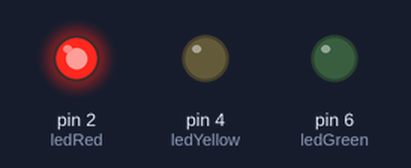
Simulated run of this sketch. Board: Arduino Uno, built with avr-gcc and run on an emulated ATmega328P. Shown: output pins drawn as LEDs (lit = HIGH).

Above: at 0.2 s.
At 0.7 s:
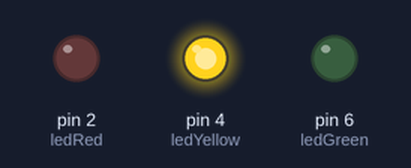
At 2.7 s:
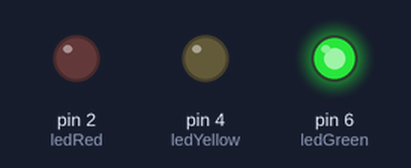
Timing chart, 0 to 3.5 s (numbered marks = the images above):
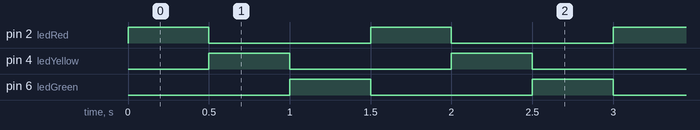

Measured:
- by itself, pin 2 (ledRed), pin 4 (ledYellow), pin 6 (ledGreen): alternates HIGH for 0.50 s and LOW for 1.0 s
- by itself, everything shown: repeats every 1.5 s, in 3 steps

The sketch:

traffic_lights.ino
```cpp
const int ledRed = 2;
const int ledYellow = 4;
const int ledGreen = 6;
const int timeDelay = 500;

void setup()
{
	// put your setup code here, to run once:
	pinMode(ledRed, OUTPUT);
	pinMode(ledYellow, OUTPUT);
	pinMode(ledGreen, OUTPUT);
}

void loop()
{
	// put your main code here, to run repeatedly:

	digitalWrite(ledRed, HIGH);
	digitalWrite(ledGreen, LOW);

	delay(timeDelay);

	digitalWrite(ledRed, LOW);
	digitalWrite(ledYellow, HIGH);

	delay(timeDelay);

	digitalWrite(ledYellow, LOW);
	digitalWrite(ledGreen, HIGH);

	delay(timeDelay);

}
```
